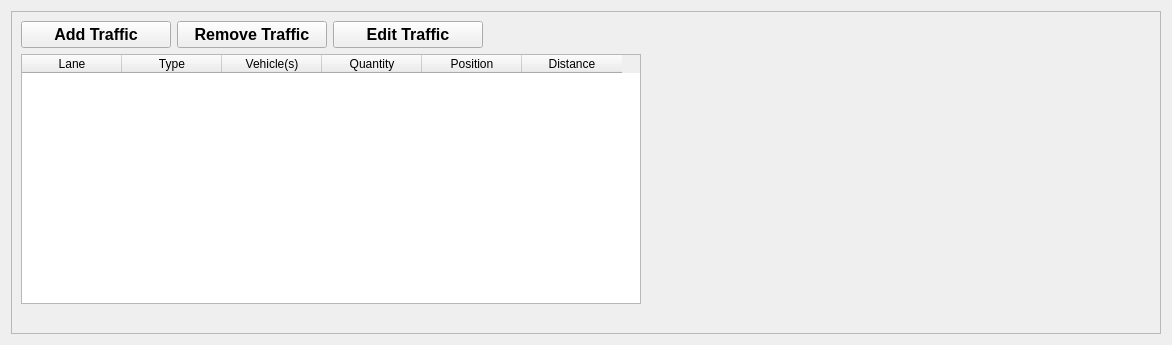
         <widget class="QWidget" name="traffic_page">
          <layout class="QHBoxLayout" name="horizontalLayout_14">
           <item alignment="Qt::AlignLeft">
            <widget class="QFrame" name="frame_13">
             <property name="minimumSize">
              <size>
               <width>1150</width>
               <height>0</height>
              </size>
             </property>
             <property name="frameShape">
              <enum>QFrame::StyledPanel</enum>
             </property>
             <property name="frameShadow">
              <enum>QFrame::Raised</enum>
             </property>
             <layout class="QVBoxLayout" name="verticalLayout_17">
              <item>
               <layout class="QHBoxLayout" name="horizontalLayout_26">
                <item>
                 <widget class="QPushButton" name="add_traffic">
                  <property name="minimumSize">
                   <size>
                    <width>150</width>
                    <height>0</height>
                   </size>
                  </property>
                  <property name="maximumSize">
                   <size>
                    <width>150</width>
                    <height>16777215</height>
                   </size>
                  </property>
                  <property name="font">
                   <font>
                    <pointsize>12</pointsize>
                    <bold>true</bold>
                   </font>
                  </property>
                  <property name="text">
                   <string>Add Traffic</string>
                  </property>
                 </widget>
                </item>
                <item>
                 <widget class="QPushButton" name="remove_traffic">
                  <property name="minimumSize">
                   <size>
                    <width>150</width>
                    <height>0</height>
                   </size>
                  </property>
                  <property name="maximumSize">
                   <size>
                    <width>150</width>
                    <height>16777215</height>
                   </size>
                  </property>
                  <property name="font">
                   <font>
                    <pointsize>12</pointsize>
                    <bold>true</bold>
                   </font>
                  </property>
                  <property name="text">
                   <string>Remove Traffic</string>
                  </property>
                 </widget>
                </item>
                <item>
                 <widget class="QPushButton" name="edit_traffic">
                  <property name="minimumSize">
                   <size>
                    <width>150</width>
                    <height>0</height>
                   </size>
                  </property>
                  <property name="maximumSize">
                   <size>
                    <width>150</width>
                    <height>16777215</height>
                   </size>
                  </property>
                  <property name="font">
                   <font>
                    <pointsize>12</pointsize>
                    <bold>true</bold>
                   </font>
                  </property>
                  <property name="text">
                   <string>Edit Traffic</string>
                  </property>
                 </widget>
                </item>
                <item>
                 <spacer name="horizontalSpacer_11">
                  <property name="orientation">
                   <enum>Qt::Horizontal</enum>
                  </property>
                  <property name="sizeHint" stdset="0">
                   <size>
                    <width>40</width>
                    <height>20</height>
                   </size>
                  </property>
                 </spacer>
                </item>
               </layout>
              </item>
              <item>
               <widget class="QTableWidget" name="tableWidget_4">
                <property name="minimumSize">
                 <size>
                  <width>620</width>
                  <height>250</height>
                 </size>
                </property>
                <property name="maximumSize">
                 <size>
                  <width>620</width>
                  <height>250</height>
                 </size>
                </property>
                <column>
                 <property name="text">
                  <string>Lane</string>
                 </property>
                </column>
                <column>
                 <property name="text">
                  <string>Type</string>
                 </property>
                </column>
                <column>
                 <property name="text">
                  <string>Vehicle(s)</string>
                 </property>
                </column>
                <column>
                 <property name="text">
                  <string>Quantity</string>
                 </property>
                </column>
                <column>
                 <property name="text">
                  <string>Position</string>
                 </property>
                </column>
                <column>
                 <property name="text">
                  <string>Distance</string>
                 </property>
                </column>
               </widget>
              </item>
              <item>
               <layout class="QHBoxLayout" name="horizontalLayout_27">
                <item>
                 <spacer name="horizontalSpacer_10">
                  <property name="orientation">
                   <enum>Qt::Horizontal</enum>
                  </property>
                  <property name="sizeHint" stdset="0">
                   <size>
                    <width>40</width>
                    <height>20</height>
                   </size>
                  </property>
                 </spacer>
                </item>
               </layout>
              </item>
             </layout>
            </widget>
           </item>
          </layout>
         </widget>
